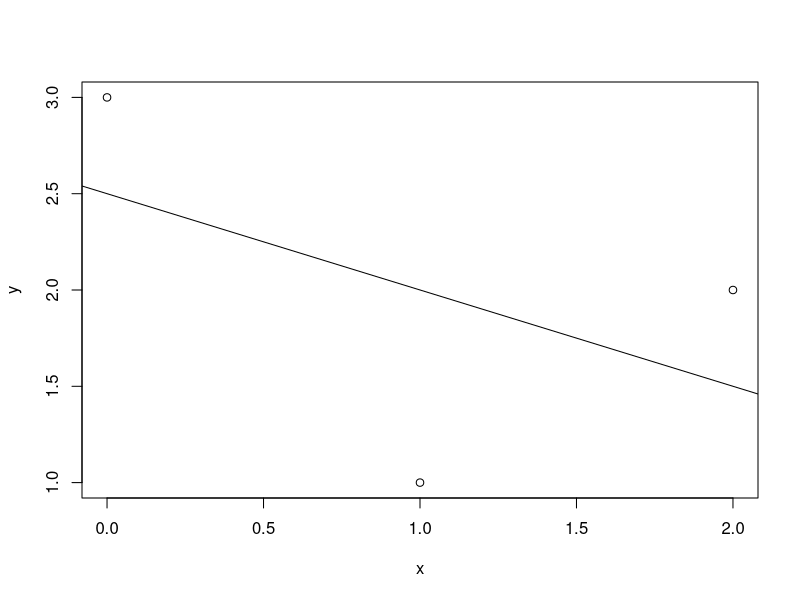

Write the R code that produced this figure.
# 과제 1번 - Join
## make LL
LL <- data.frame(
  sid = c(1, 2, 3, 4, 5),
  name = c('원반', '이벙헌', '이벙헌', '한식구', '헌빈'),
  gnd = factor(c('M', 'M', 'F', 'M', 'M')))

## open RR with read.csv()
RR <- read.csv('RR.csv')

## left join
merge(LL, RR, all=TRUE)
merge(LL, RR, by=c('sid', 'name'), all.x = TRUE)

## right join
merge(LL, RR, all=TRUE)
merge(LL, RR, by=c('sid', 'name'), all.y = TRUE)

## inner join
merge(LL, RR)
merge(LL,RR, by=c('sid', 'name'))

## full join
merge(LL, RR, all=TRUE)
merge(LL, RR, by=c('sid', 'name'), all = TRUE)

## left join - key : sid
merge(LL, RR, by=c('sid'), all.x = TRUE)

## right join - key : sid
merge(LL, RR, by=c('sid'), all.y = TRUE)

## inner join - key : sid
merge(LL,RR, by=c('sid'))

## full join - key : sid
merge(LL, RR, by=c('sid'), all = TRUE)



# 과제 2번 - matrix operation
## make factor
bld <- c('B','AB','O')
factor(bld, levels=c('A','B','AB','O'))
factor(bld)

levels(bld) 
nlevels(bld) 
ordered(bld) 

## make Vector
b <-c(1,1,1)
length(b)
names(b)
NROW(b)
NCOL(b)

## make matrix - 1
A <-matrix(c(1,0,0,5,3,0),nr=2)
dim(A) 
nrow(A)
NROW(A) 
ncol(A)
NCOL(A)

## make matrix - 2
B <-matrix(c(1,2,0,4,0,6),nr=2,byrow=T)
dimnames(B) 
rownames(B) 
colnames(B)

## mathmatics
A + B
A - B
A * B
A/B

## Transpose
t(B)

## extraction
B[, c(1,3)]
B[, 1]
B[,1,drop=F]
## make matrix
c1 <- rep(1,3)
c2 <- c(1,0,-1)
c3 <- c(0,1,-1)
C <- cbind(c1,c2,c3)
sum(diag(C))
det(C)
invC <- solve(C)
invC

# 항등행렬 확인하기
round(invC %*% C, 4)

## mathmatics
A %*% C

## binding
rbind(A, B)
cbind(A, B)

## vector to diagnol matrix
D <- diag(diag(C))
d <- diag(C)

## solving equation
solve(C,b)

invC%*%b


# 과제 3번 - Linear Regression
## 01
X <- matrix(c(1, 1, 1, 2, 1, 0), nr = 3, byrow = TRUE) # 계수행렬 (식 3개 미지수 2개)

## 02
y<- matrix(c(1, 2, 3), nr = 3, byrow= TRUE)

## 03
XTX <- t(X) %*% X
XTX

XTy <- t(X) %*% y
XTy

## 04
det(XTX)

InvXTX <- solve(XTX)
InvXTX

b <-InvXTX%*%XTy
b

## 05
solve(XTX, XTy)

## 06
hatmat <- X %*% InvXTX %*% t(X)
hatmat

hatmat%*%hatmat

trH <- sum(diag(hatmat))
trH

det(hatmat)

## 07
yhat <- hatmat%*% y
yhat

yhat2 <- X %*% b
yhat2

## 08
res <- y - yhat
res

sse <- t(res) %*% res
sse

## 10 
x <- c(1, 2, 0)
y <- c(1, 2, 3)
m <- lm(y~x)
coef(m)
predict(m)
residuals(m)
summary(m)
anova(m)
plot(x,y)
abline(a = coef(m)[1], b = coef(m)[2])
